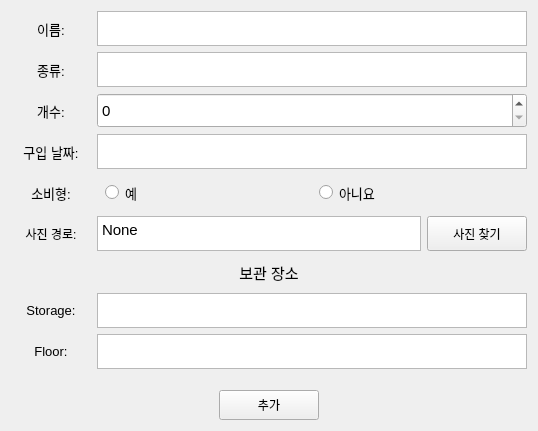
    <widget class="QWidget" name="Item_Add">
     <attribute name="title">
      <string>물건 추가</string>
     </attribute>
     <layout class="QHBoxLayout" name="horizontalLayout_12">
      <item>
       <layout class="QVBoxLayout" name="verticalLayout_2">
        <item>
         <layout class="QHBoxLayout" name="horizontalLayout_6">
          <item>
           <layout class="QVBoxLayout" name="verticalLayout_3">
            <item>
             <widget class="QLabel" name="label">
              <property name="minimumSize">
               <size>
                <width>80</width>
                <height>30</height>
               </size>
              </property>
              <property name="maximumSize">
               <size>
                <width>80</width>
                <height>35</height>
               </size>
              </property>
              <property name="font">
               <font>
                <pointsize>10</pointsize>
               </font>
              </property>
              <property name="text">
               <string>이름:</string>
              </property>
              <property name="alignment">
               <set>Qt::AlignCenter</set>
              </property>
             </widget>
            </item>
            <item>
             <widget class="QLabel" name="label_2">
              <property name="minimumSize">
               <size>
                <width>80</width>
                <height>30</height>
               </size>
              </property>
              <property name="maximumSize">
               <size>
                <width>80</width>
                <height>35</height>
               </size>
              </property>
              <property name="font">
               <font>
                <pointsize>10</pointsize>
               </font>
              </property>
              <property name="text">
               <string>종류:</string>
              </property>
              <property name="alignment">
               <set>Qt::AlignCenter</set>
              </property>
             </widget>
            </item>
            <item>
             <widget class="QLabel" name="label_3">
              <property name="minimumSize">
               <size>
                <width>80</width>
                <height>30</height>
               </size>
              </property>
              <property name="maximumSize">
               <size>
                <width>80</width>
                <height>35</height>
               </size>
              </property>
              <property name="font">
               <font>
                <pointsize>10</pointsize>
               </font>
              </property>
              <property name="text">
               <string>개수:</string>
              </property>
              <property name="alignment">
               <set>Qt::AlignCenter</set>
              </property>
             </widget>
            </item>
            <item>
             <widget class="QLabel" name="label_4">
              <property name="minimumSize">
               <size>
                <width>80</width>
                <height>30</height>
               </size>
              </property>
              <property name="maximumSize">
               <size>
                <width>80</width>
                <height>35</height>
               </size>
              </property>
              <property name="font">
               <font>
                <pointsize>10</pointsize>
               </font>
              </property>
              <property name="text">
               <string>구입 날짜:</string>
              </property>
              <property name="alignment">
               <set>Qt::AlignCenter</set>
              </property>
             </widget>
            </item>
            <item>
             <widget class="QLabel" name="label_8">
              <property name="minimumSize">
               <size>
                <width>80</width>
                <height>30</height>
               </size>
              </property>
              <property name="maximumSize">
               <size>
                <width>80</width>
                <height>35</height>
               </size>
              </property>
              <property name="font">
               <font>
                <pointsize>10</pointsize>
               </font>
              </property>
              <property name="text">
               <string>소비형:</string>
              </property>
              <property name="alignment">
               <set>Qt::AlignCenter</set>
              </property>
             </widget>
            </item>
            <item>
             <widget class="QLabel" name="label_9">
              <property name="minimumSize">
               <size>
                <width>80</width>
                <height>30</height>
               </size>
              </property>
              <property name="maximumSize">
               <size>
                <width>80</width>
                <height>35</height>
               </size>
              </property>
              <property name="text">
               <string>사진 경로:</string>
              </property>
              <property name="alignment">
               <set>Qt::AlignCenter</set>
              </property>
             </widget>
            </item>
           </layout>
          </item>
          <item>
           <layout class="QVBoxLayout" name="verticalLayout">
            <item>
             <widget class="QPlainTextEdit" name="Item_Add_Name_plainTextEdit">
              <property name="minimumSize">
               <size>
                <width>430</width>
                <height>30</height>
               </size>
              </property>
              <property name="maximumSize">
               <size>
                <width>500</width>
                <height>35</height>
               </size>
              </property>
              <property name="font">
               <font>
                <pointsize>11</pointsize>
               </font>
              </property>
             </widget>
            </item>
            <item>
             <widget class="QPlainTextEdit" name="Item_Add_type_plainTextEdit">
              <property name="minimumSize">
               <size>
                <width>430</width>
                <height>30</height>
               </size>
              </property>
              <property name="maximumSize">
               <size>
                <width>500</width>
                <height>35</height>
               </size>
              </property>
              <property name="font">
               <font>
                <pointsize>11</pointsize>
               </font>
              </property>
              <property name="placeholderText">
               <string/>
              </property>
             </widget>
            </item>
            <item>
             <widget class="QSpinBox" name="Item_Add_Num_spinBox">
              <property name="minimumSize">
               <size>
                <width>430</width>
                <height>35</height>
               </size>
              </property>
              <property name="maximumSize">
               <size>
                <width>500</width>
                <height>40</height>
               </size>
              </property>
              <property name="font">
               <font>
                <pointsize>11</pointsize>
               </font>
              </property>
             </widget>
            </item>
            <item>
             <widget class="QPlainTextEdit" name="Item_Add_Date_plainTextEdit">
              <property name="minimumSize">
               <size>
                <width>430</width>
                <height>30</height>
               </size>
              </property>
              <property name="maximumSize">
               <size>
                <width>500</width>
                <height>35</height>
               </size>
              </property>
              <property name="font">
               <font>
                <pointsize>11</pointsize>
               </font>
              </property>
              <property name="inputMethodHints">
               <set>Qt::ImhMultiLine</set>
              </property>
             </widget>
            </item>
            <item>
             <layout class="QHBoxLayout" name="horizontalLayout_2">
              <property name="sizeConstraint">
               <enum>QLayout::SetMinimumSize</enum>
              </property>
              <item>
               <widget class="QRadioButton" name="Item_Add_Yes_radioButton">
                <property name="minimumSize">
                 <size>
                  <width>0</width>
                  <height>35</height>
                 </size>
                </property>
                <property name="maximumSize">
                 <size>
                  <width>200</width>
                  <height>35</height>
                 </size>
                </property>
                <property name="font">
                 <font>
                  <pointsize>10</pointsize>
                 </font>
                </property>
                <property name="text">
                 <string>예</string>
                </property>
               </widget>
              </item>
              <item>
               <widget class="QRadioButton" name="Item_Add_No_radioButton">
                <property name="minimumSize">
                 <size>
                  <width>0</width>
                  <height>35</height>
                 </size>
                </property>
                <property name="maximumSize">
                 <size>
                  <width>200</width>
                  <height>35</height>
                 </size>
                </property>
                <property name="font">
                 <font>
                  <pointsize>10</pointsize>
                 </font>
                </property>
                <property name="text">
                 <string>아니요</string>
                </property>
               </widget>
              </item>
             </layout>
            </item>
            <item>
             <layout class="QHBoxLayout" name="horizontalLayout">
              <item>
               <widget class="QPlainTextEdit" name="Item_Add_Picture_plainTextEdit">
                <property name="minimumSize">
                 <size>
                  <width>320</width>
                  <height>30</height>
                 </size>
                </property>
                <property name="maximumSize">
                 <size>
                  <width>330</width>
                  <height>35</height>
                 </size>
                </property>
                <property name="font">
                 <font>
                  <pointsize>11</pointsize>
                 </font>
                </property>
                <property name="plainText">
                 <string>None</string>
                </property>
               </widget>
              </item>
              <item>
               <widget class="QPushButton" name="Item_Add_Picture_pushButton">
                <property name="minimumSize">
                 <size>
                  <width>100</width>
                  <height>30</height>
                 </size>
                </property>
                <property name="maximumSize">
                 <size>
                  <width>100</width>
                  <height>35</height>
                 </size>
                </property>
                <property name="text">
                 <string>사진 찾기</string>
                </property>
               </widget>
              </item>
             </layout>
            </item>
           </layout>
          </item>
         </layout>
        </item>
        <item>
         <layout class="QVBoxLayout" name="verticalLayout_6">
          <property name="bottomMargin">
           <number>15</number>
          </property>
          <item>
           <layout class="QHBoxLayout" name="horizontalLayout_3">
            <item>
             <widget class="QLabel" name="label_5">
              <property name="minimumSize">
               <size>
                <width>0</width>
                <height>30</height>
               </size>
              </property>
              <property name="maximumSize">
               <size>
                <width>16777215</width>
                <height>35</height>
               </size>
              </property>
              <property name="font">
               <font>
                <pointsize>11</pointsize>
               </font>
              </property>
              <property name="text">
               <string>보관 장소</string>
              </property>
              <property name="alignment">
               <set>Qt::AlignCenter</set>
              </property>
             </widget>
            </item>
           </layout>
          </item>
          <item>
           <layout class="QHBoxLayout" name="horizontalLayout_4">
            <item>
             <layout class="QVBoxLayout" name="verticalLayout_4">
              <item>
               <widget class="QLabel" name="label_6">
                <property name="minimumSize">
                 <size>
                  <width>80</width>
                  <height>30</height>
                 </size>
                </property>
                <property name="maximumSize">
                 <size>
                  <width>80</width>
                  <height>35</height>
                 </size>
                </property>
                <property name="font">
                 <font>
                  <pointsize>10</pointsize>
                 </font>
                </property>
                <property name="text">
                 <string>Storage:</string>
                </property>
                <property name="alignment">
                 <set>Qt::AlignCenter</set>
                </property>
               </widget>
              </item>
              <item>
               <widget class="QLabel" name="label_7">
                <property name="minimumSize">
                 <size>
                  <width>80</width>
                  <height>30</height>
                 </size>
                </property>
                <property name="maximumSize">
                 <size>
                  <width>80</width>
                  <height>35</height>
                 </size>
                </property>
                <property name="font">
                 <font>
                  <pointsize>10</pointsize>
                 </font>
                </property>
                <property name="text">
                 <string>Floor:</string>
                </property>
                <property name="alignment">
                 <set>Qt::AlignCenter</set>
                </property>
               </widget>
              </item>
             </layout>
            </item>
            <item>
             <layout class="QVBoxLayout" name="verticalLayout_5">
              <item>
               <widget class="QPlainTextEdit" name="Item_Add_Storage_plainTextEdit">
                <property name="minimumSize">
                 <size>
                  <width>430</width>
                  <height>30</height>
                 </size>
                </property>
                <property name="maximumSize">
                 <size>
                  <width>500</width>
                  <height>35</height>
                 </size>
                </property>
                <property name="font">
                 <font>
                  <pointsize>11</pointsize>
                 </font>
                </property>
               </widget>
              </item>
              <item>
               <widget class="QPlainTextEdit" name="Item_Add_Floor_plainTextEdit">
                <property name="minimumSize">
                 <size>
                  <width>430</width>
                  <height>30</height>
                 </size>
                </property>
                <property name="maximumSize">
                 <size>
                  <width>500</width>
                  <height>35</height>
                 </size>
                </property>
                <property name="font">
                 <font>
                  <pointsize>11</pointsize>
                 </font>
                </property>
               </widget>
              </item>
             </layout>
            </item>
           </layout>
          </item>
         </layout>
        </item>
        <item>
         <layout class="QHBoxLayout" name="horizontalLayout_5">
          <item>
           <spacer name="horizontalSpacer">
            <property name="orientation">
             <enum>Qt::Horizontal</enum>
            </property>
            <property name="sizeHint" stdset="0">
             <size>
              <width>40</width>
              <height>20</height>
             </size>
            </property>
           </spacer>
          </item>
          <item>
           <widget class="QPushButton" name="Item_Add_pushButton">
            <property name="minimumSize">
             <size>
              <width>100</width>
              <height>30</height>
             </size>
            </property>
            <property name="maximumSize">
             <size>
              <width>150</width>
              <height>35</height>
             </size>
            </property>
            <property name="text">
             <string>추가</string>
            </property>
           </widget>
          </item>
          <item>
           <spacer name="horizontalSpacer_2">
            <property name="orientation">
             <enum>Qt::Horizontal</enum>
            </property>
            <property name="sizeHint" stdset="0">
             <size>
              <width>40</width>
              <height>20</height>
             </size>
            </property>
           </spacer>
          </item>
         </layout>
        </item>
       </layout>
      </item>
     </layout>
    </widget>
